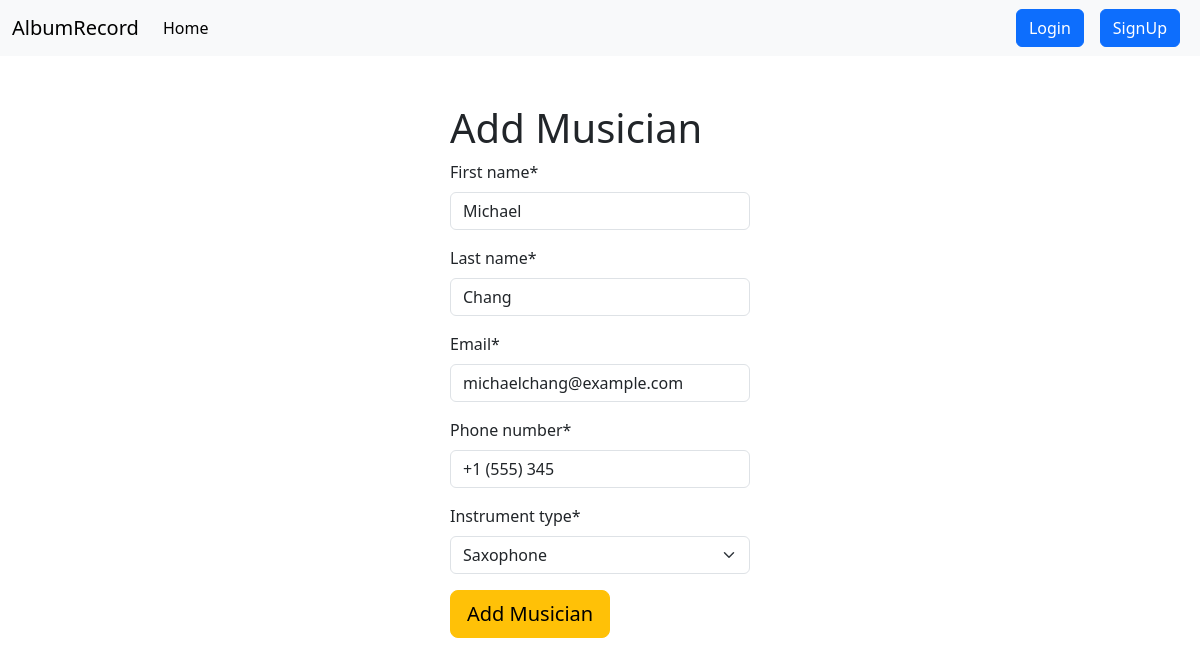
Before: /musician/edit/6 with the older database file.
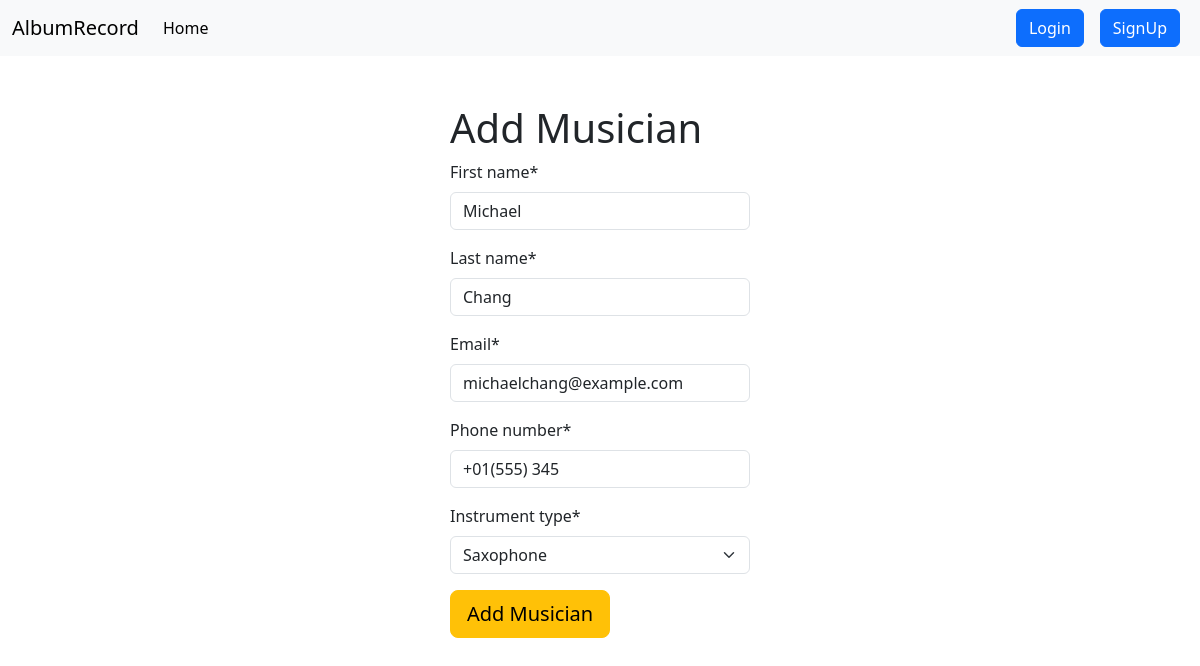
After: the same page with the newer database file.
### musician/models.py (models this page shows, shortened)
class Musician(models.Model):
    first_name = models.CharField(max_length=100)
    last_name = models.CharField(max_length=100)
    email = models.EmailField()
    phone_number = models.CharField(max_length=12)
    INSTRUMENT_CHOICES = [
        ('Guitar', 'Guitar'),
        ('Piano', 'Piano'),
        ('Violin', 'Violin'),
        ('Drums', 'Drums'),
        ('Saxophone', 'Saxophone'),
        ('Trumpet', 'Trumpet'),
        ('Bass Guitar', 'Bass Guitar'),
        ('Flute', 'Flute'),
        ('Clarinet', 'Clarinet'),
        ('Cello', 'Cello'),
        ('Harp', 'Harp'),
    ]
    instrument_type = models.CharField(max_length=20, choices=INSTRUMENT_CHOICES)

### musician/views.py (the view)
# urls.py: path('edit/<int:id>',views.EditMusician.as_view(),name='edit_musician')
class EditMusician(UpdateView):
    model=Musician
    form_class=MusicianForm
    template_name= 'add_musician.html'
    pk_url_kwarg='id'
    success_url= reverse_lazy('home')

### musician/forms.py
class MusicianForm(forms.ModelForm):
    class Meta:
        model = Musician
        fields='__all__'

### musician/templates/add_musician.html (shortened to what this page needs)
{% extends 'base.html' %}
{% load crispy_forms_tags %}
{% block content %}
<div class="mt-3 w-25 m-auto">
    <h1 class="mt-5">Add Musician</h1>
    <form action="" method="post">
        {{form | crispy}}
        <button type="submit" class="btn btn-lg btn-warning ">Add Musician</button>
    </form>
</div>
{% endblock %}

Changed rows visible on the page:
changed Musician "Michael": phone_number "+1 (555) 345" → "+01(555) 345"
